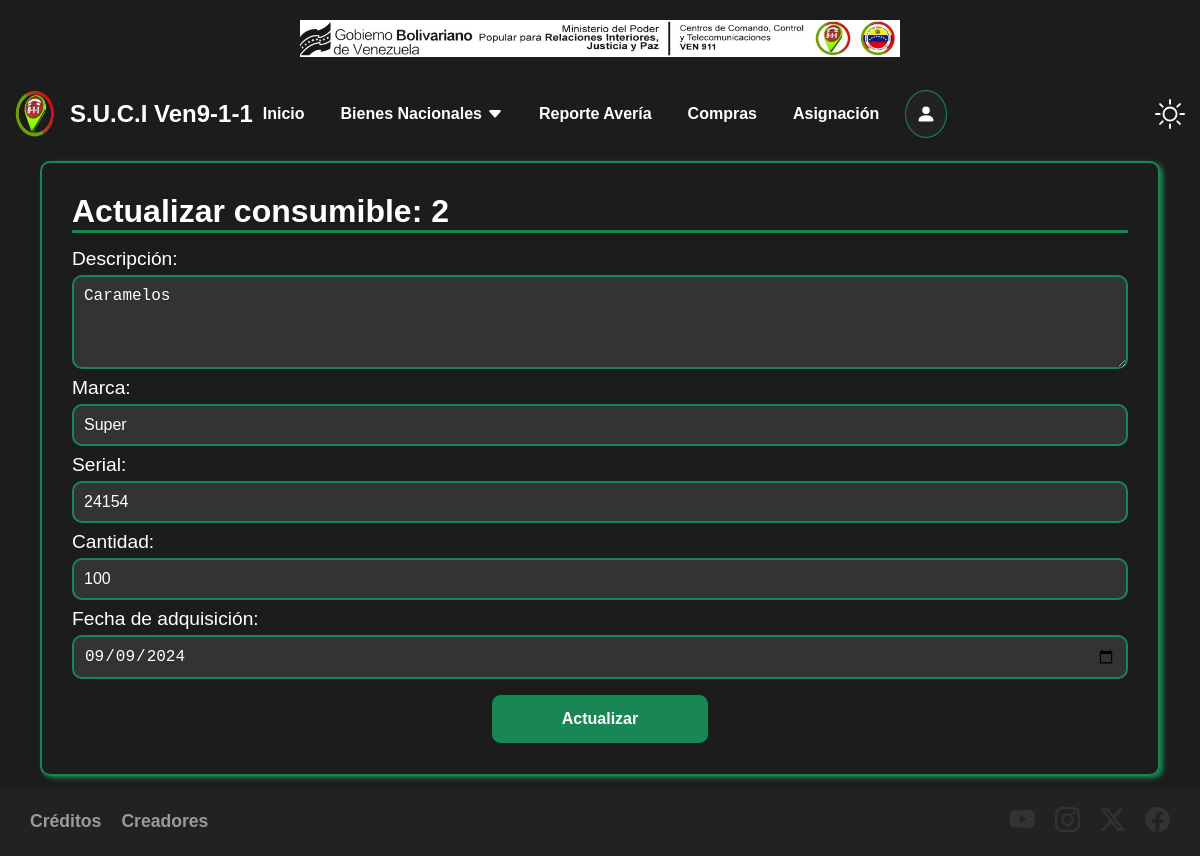
The page /bienes/consumible/2/ (signed in) on the database as committed earlier.
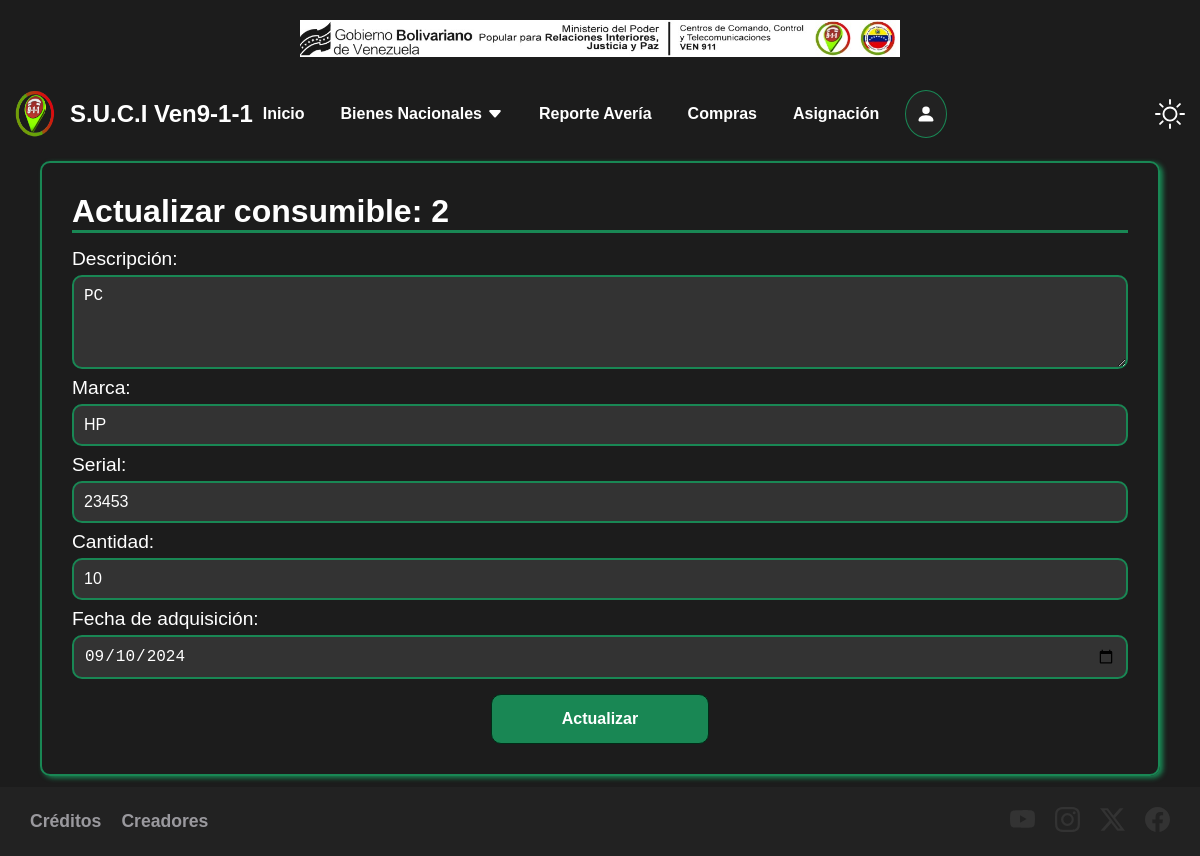
The same page on the database as committed later.
### administracion/models.py (models this page shows, shortened)
class Articulo(models.Model):
    descripcion = models.TextField(max_length=255)
    marca = models.CharField(max_length=255, blank=True, null=True)
    modelo = models.CharField(max_length=255, blank=True, null=True)
    serial = models.CharField(max_length=255, blank=True, null=True)
    placa = models.CharField(max_length=255, blank=True, null=True)
    codigo_bn = models.CharField(max_length=255, blank=True, null=True)
    cantidad = models.IntegerField()
    tipo_articulo = models.ForeignKey(TipoArticulo, on_delete=models.CASCADE)
    condicion = models.ForeignKey(Condicion, on_delete=models.CASCADE)
    fecha_adq = models.DateField()
    asignado = models.BooleanField(default=False)
    user = models.ForeignKey(User, on_delete=models.CASCADE)
    created_at = models.DateTimeField(default=timezone.now)

### administracion/views.py (the view, shortened to what this page needs)
# urls.py: path('bienes/consumible/<int:consumible_id>/', views.update_consumible, name='update_consumible'),
def update_consumible(request, consumible_id):
    if request.method == 'GET':
        consumible = get_object_or_404(Articulo, pk=consumible_id, user=request.user)
        form = ConsumibleForm(instance=consumible)
        return render(request, 'consumible/update_consumible.html', {
            'consumible': consumible,
            'form': form
        })

### administracion/forms.py
class ConsumibleForm(forms.ModelForm):
    class Meta:
        model = Articulo
        fields = ['descripcion', 'marca', 'serial', 'cantidad', 'fecha_adq']
        labels = {
                    'descripcion': 'Descripción',
                    'marca': 'Marca',
                    'serial': 'Serial',
                    'cantidad': 'Cantidad',
                    'fecha_adq': 'Fecha de adquisición',
        }
        widgets = {
            'fecha_adq': forms.DateInput(format=('%Y-%m-%d'), attrs={'placeholder': 'Selecciona una fecha', 'type': 'date'}),
        }

### administracion/templates/consumible/update_consumible.html (shortened to what this page needs)
{% extends 'base.html' %}
{% block content %}
    <main class="content-form">
        <div>
            <form method="POST">
                <h1>Actualizar consumible: {{ consumible.id }}</h1>
                <div class="form-control">
                    {{ form }}
                </div>
                <div class="div-button">
                    <button>
                        Actualizar
                    </button>
                </div>
            </form>
        </div>
    </main>
{% endblock %}

Rows that differ between the two databases and show on the page:
changed Articulo id 2: descripcion "Caramelos" → "PC"; marca "Super" → "HP"; serial "24154" → "23453"; cantidad "100" → "10"; fecha_adq "09/09/2024" → "09/10/2024"
